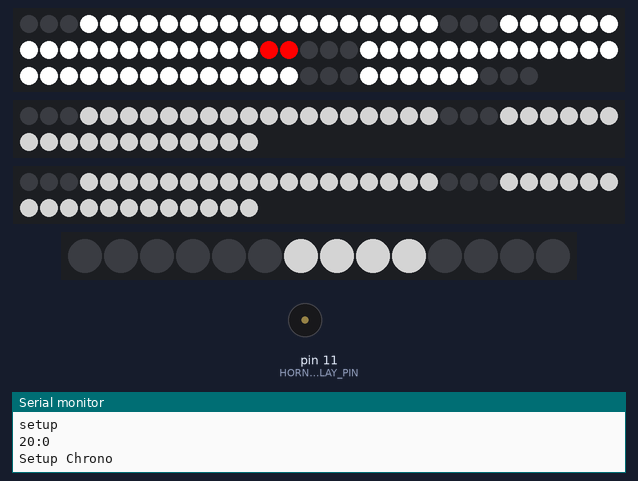
Bench run of a sketch on a simulated Arduino Mega 2560, built with avr-gcc and run on an emulated ATmega2560. Parts: 86 RGB LEDs in strip order, left to right, continuing on the next row, 2 × 42 RGB LEDs in strip order, left to right, continuing on the next row, 14 RGB LEDs in strip order, left to right, buzzer (waves = sounding, pin HIGH), the last lines printed to the serial monitor. Dim RGB values are drawn brighter than linear; no radio packets arrive unless stated.

Above: at 0.1 s.
At 10.1 s:
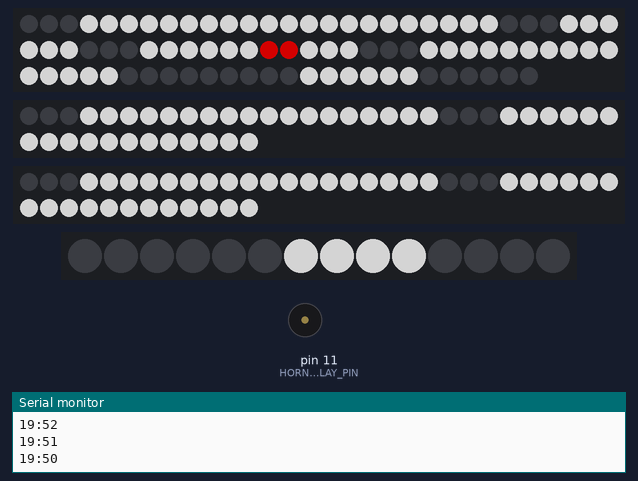
At 14.1 s:
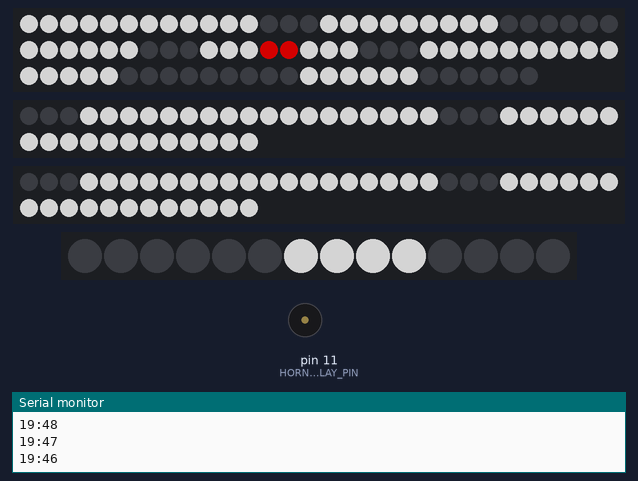
At 19.1 s:
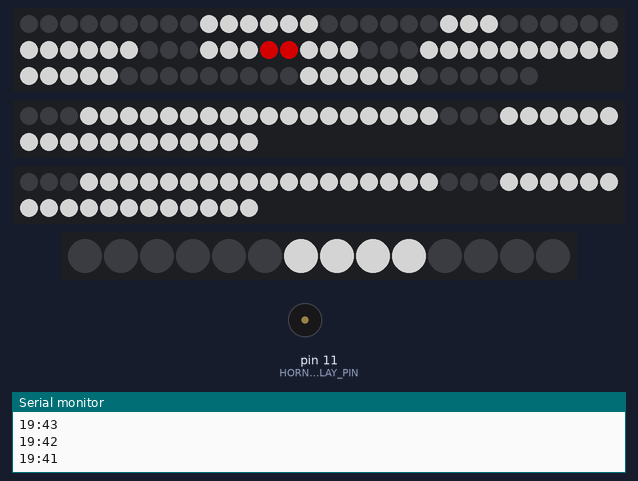
At 26.1 s:
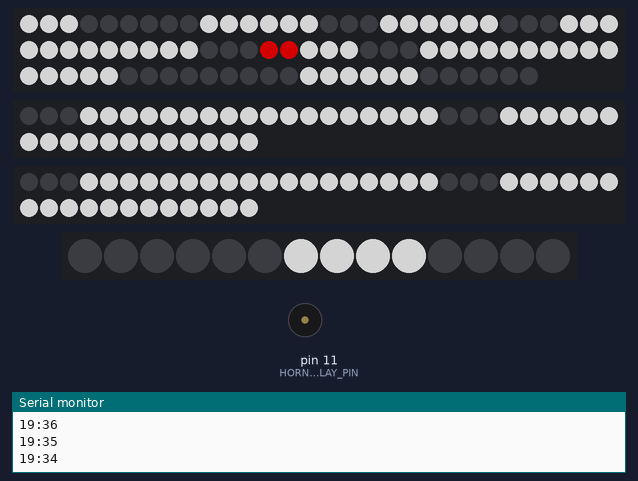
At 38.1 s:
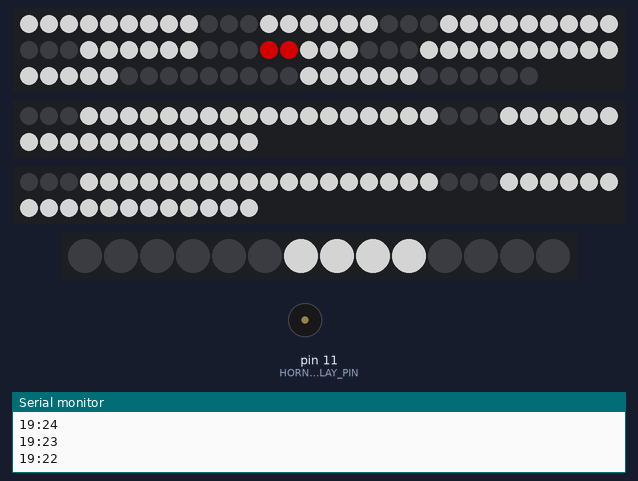

The sketch:

scoreboard.ino
```cpp
#include <FastLED.h>
#include <EEPROM.h>
#include <SPI.h>
#include <nRF24L01.h>
#include <RF24.h>


//Pins
#define BUTTON_START_STOP_PIN 12
#define CHRONO_DATA_PIN 7
#define SCORE_HOME_DATA_PIN 5
#define SCORE_AWAY_DATA_PIN 8
#define PERIOD_DATA_PIN 9

#define HORN_RELAY_PIN 11

#define BUTTON_HOME_SCORE_UP_PIN 9
#define CLOCK_PIN 13

// constant
#define LED_SEGMENTS 3 //number leds per segment
#define SEGMENT 7 //number of segment
#define NUM_LEDS_DIGIT LED_SEGMENTS*SEGMENT //number leds per digit
#define BRIGHTNESS  128

RF24 radio(22, 23); // CE, CSN
const byte address[6] = "00001";

int lastButtonState;
int start_stop_buttonState;
int start_stop_lastButtonState;

unsigned long start_stop_button_debounce_time = 0;

unsigned int debounce_delay = 50;

int chrono_started;

const int charLayout[10][7] = {
  {0, 1, 1, 1, 1, 1, 1}, //0
  {0, 0, 0, 1, 1, 0, 0}, //1
  {1, 1, 1, 0, 1, 1, 0}, //2
  {1, 0, 1, 1, 1, 1, 0}, //3
  {1, 0, 0, 1, 1, 0, 1}, //4
  {1, 0, 1, 1, 0, 1, 1}, //5
  {1, 1, 1, 1, 0, 1, 1}, //6
  {0, 0, 0, 1, 1, 1, 0}, //7
  {1, 1, 1, 1, 1, 1, 1}, //8
  {1, 0, 1, 1, 1, 1, 1} //9
};

void setup() {
  Serial.begin(9600);
  FastLED.setBrightness(  BRIGHTNESS );
  Serial.println("setup");

  // Uncomment/edit one of the following lines for your leds arrangement.
  setupChrono();
  setupScores();
  setupPeriod();

  pinMode(HORN_RELAY_PIN, OUTPUT);

  pinMode(BUTTON_START_STOP_PIN, INPUT);
  pinMode(BUTTON_HOME_SCORE_UP_PIN, INPUT);

  radio.begin();
  radio.openReadingPipe(0, address);   //Setting the address at which we will receive the data
  radio.setPALevel(RF24_PA_LOW);       //You can set this as minimum or maximum depending on the distance between the transmitter and receiver.
  radio.startListening();              //This sets the module as receiver

  chrono_started = true;
}

bool first = true;
void loop() {

  SetChronoTime();
  displayScores();
  displayPeriod();


  /*int commandId =  0;
  if (radio.available())              //Looking for the data.
  {
    radio.read(&commandId, sizeof(commandId));    //Reading the data
    if (commandId>0) {
      Serial.println("command: " + commandId);
    }
  }*/

}


// Display functions ....
void setNumber(CRGB* leds, int number, int offset) {
  int ones = (number % 10);
  int tens = ((number / 10) % 10);
  for (int k = 0; k < SEGMENT; k++) {
    setDigit(leds, k, charLayout[ones][k], offset, LED_SEGMENTS);
  }

  for (int k = 0; k < SEGMENT; k++) {
    setDigit(leds, k, charLayout[tens][k], offset + NUM_LEDS_DIGIT, LED_SEGMENTS);
  }
}

void setSmallNumber(CRGB* leds, int number, int offset) {
  int ones = (number % 10);
  for (int k = 0; k < SEGMENT; k++) {
    setDigit(leds, k, charLayout[ones][k], offset, 2);
  }
}

void setDigit(CRGB* leds, int segment, int ledState, int offset, int numberLeds) {
  int start_loc = numberLeds * segment + offset;
  if (ledState == 0) {
    for (int loc = start_loc; loc < start_loc + numberLeds; loc++) {
      leds[loc] = CRGB::Black;
    }
  } else {
    for (int loc = start_loc; loc < start_loc + numberLeds; loc++) {
      leds[loc] = CRGB::White;
    }
  }
}
```

scoreboard_chrono.ino
```cpp
#define NUMBER_LEDS_CHRONO NUM_LEDS_DIGIT *4+2

// Define the array of leds
CRGB chrono_leds[NUMBER_LEDS_CHRONO];

int chrono_time = 1200; // time in seconds
unsigned long previousMillis = 0;
const long interval = 1000; // every second

void setupChrono() {
  FastLED.addLeds<WS2811, CHRONO_DATA_PIN, RGB>(chrono_leds, NUMBER_LEDS_CHRONO);
  showScoreboardTime();

  chrono_leds[42] = CRGB::Red;
  chrono_leds[43] =  CRGB::Red;
  Serial.println("Setup Chrono");

  FastLED[0].showLeds();
}

void SetChronoTime() {
  unsigned long currentMillis = millis();
  if (chrono_started == true) {
    if (currentMillis - previousMillis >= interval) {
      // make sure time is set every seconds
      previousMillis = currentMillis;
      chrono_time = chrono_time - 1;
      if (chrono_time == 0) {
        chrono_started = false;
        //trigger end
      }
      showScoreboardTime();
    }
  }
}

void showScoreboardTime() {
  int minutes = chrono_time / 60;
  int secondes = chrono_time % 60;
  Serial.print( minutes);
  Serial.print(":");
  Serial.println(secondes);
  setNumber(chrono_leds, secondes,0);
  setNumber(chrono_leds, minutes, 44);//minutes,NUM_LEDS_DIGIT*2+2);
  FastLED[0].showLeds(BRIGHTNESS);
}
```

scoreboard_period.ino
```cpp
#define PERIOD_LEDS 14

CRGB period_leds[PERIOD_LEDS];

int period = 1;

void setupPeriod() {
  FastLED.addLeds<WS2811, PERIOD_DATA_PIN, RGB>(period_leds, PERIOD_LEDS);
  displayPeriod();
}


void displayPeriod() {
  setSmallNumber(period_leds, period,0);
  /*for(int dot = 0; dot < PERIOD_LEDS; dot++) {
      period_leds[dot] = CRGB::White;
      FastLED.show();
  }*/
  FastLED[3].showLeds(BRIGHTNESS);
}
```

scoreboard_scores.ino
```cpp
#define SCORE_LEDS NUM_LEDS_DIGIT*2

CRGB score_home_leds[SCORE_LEDS];
CRGB score_away_leds[SCORE_LEDS];

int score_home = 0;
int score_away = 0;

void setupScores() {
  FastLED.addLeds<WS2811, SCORE_HOME_DATA_PIN, RGB>(score_home_leds, SCORE_LEDS);
  FastLED.addLeds<WS2811, SCORE_AWAY_DATA_PIN, RGB>(score_away_leds, SCORE_LEDS);
  displayScores();
}

void incrementScore(int team, int score) {
  if (team == 0) {
    score_home = score_home + score;
    Serial.println(score_home);
  } else {
    score_away = score_away + score;
  }
  //Serial.print("Score Home");
  //Serial.println(score_home);
  displayScores();
}

void displayScores() {
  setNumber(score_home_leds, score_home,0);
  setNumber(score_away_leds, score_away,0);
  FastLED[1].showLeds(BRIGHTNESS);
  FastLED[2].showLeds(BRIGHTNESS);
}
```

Measured:
- what the display in image 1 shows lasts 1.0 s, from 10.0 s to 11.0 s
